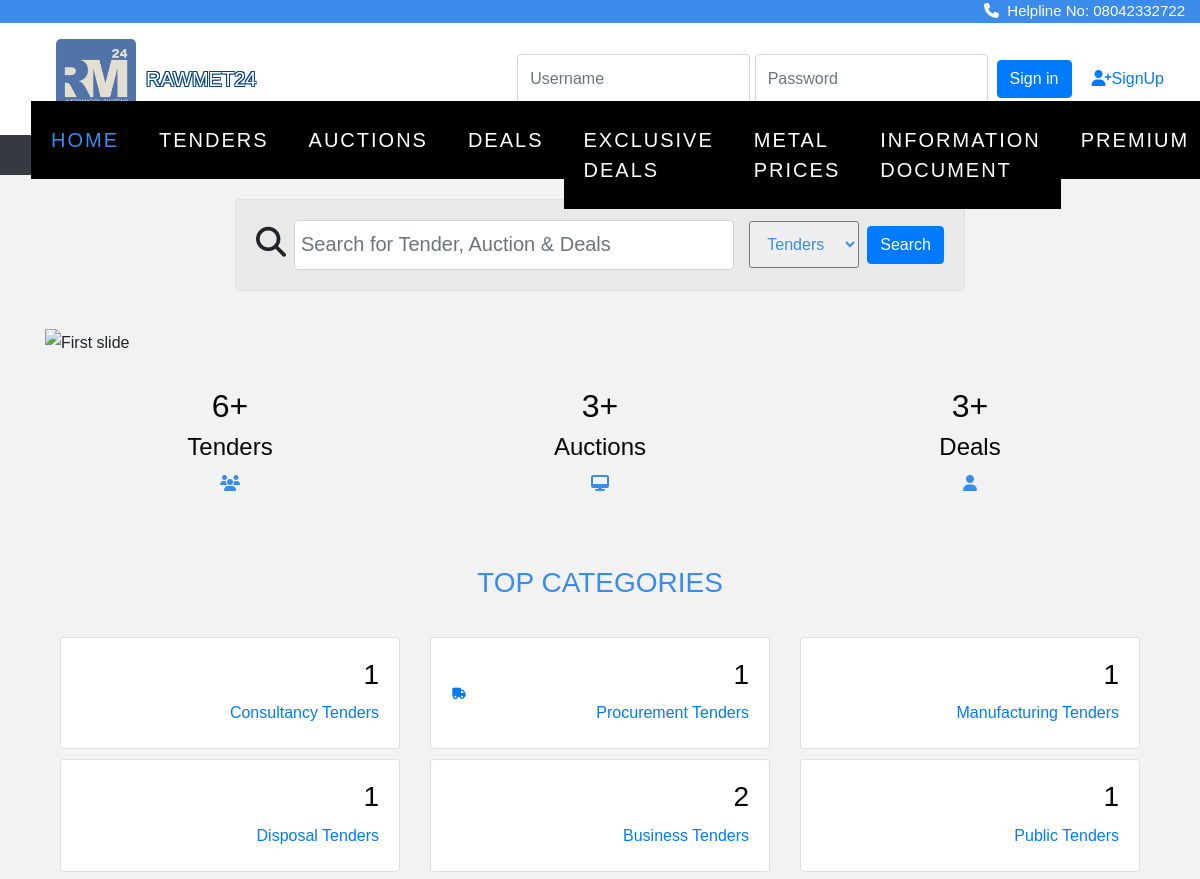
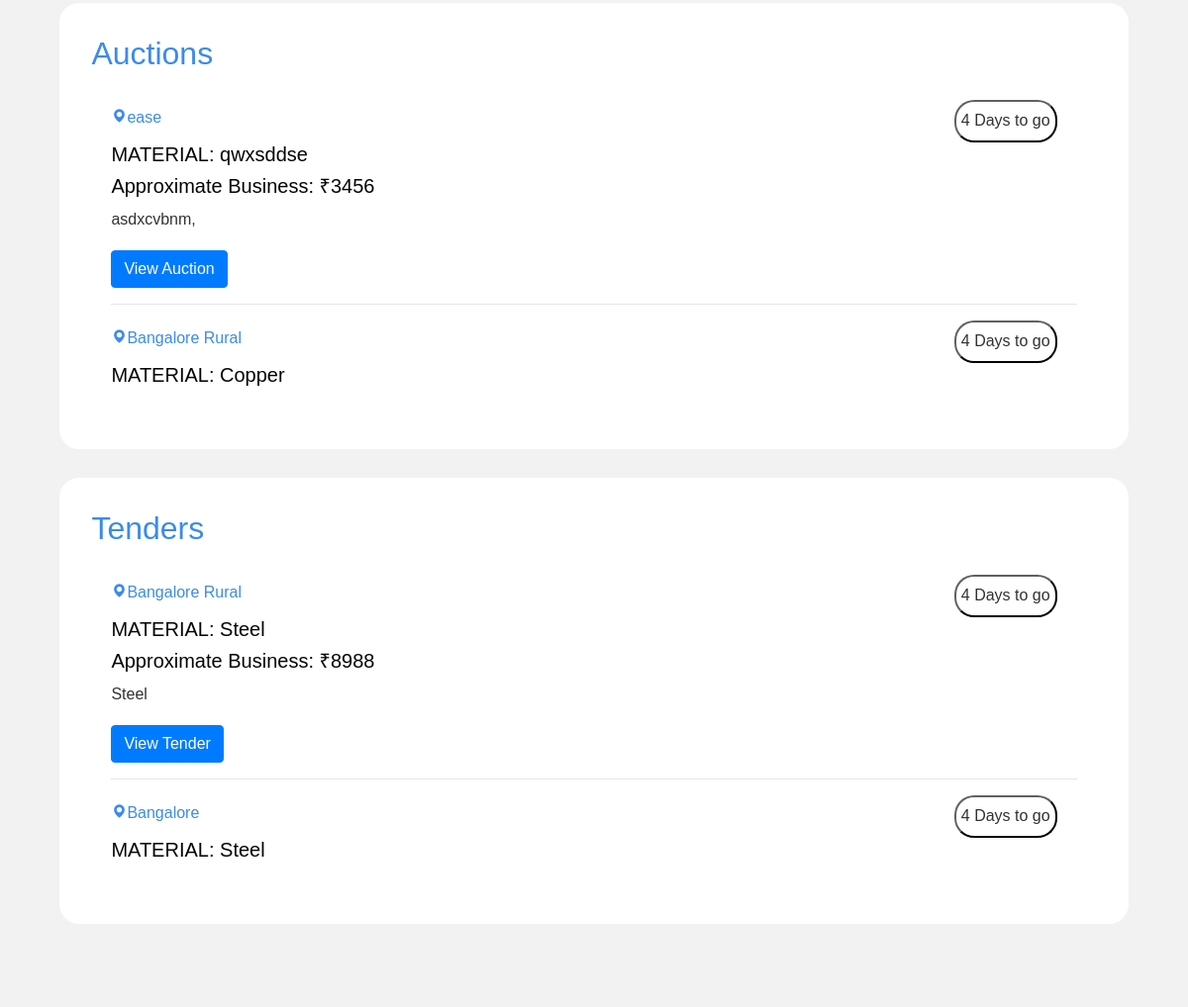
The page /tender/home.php (upper part) on the database as committed earlier (2 pictures, top to bottom).
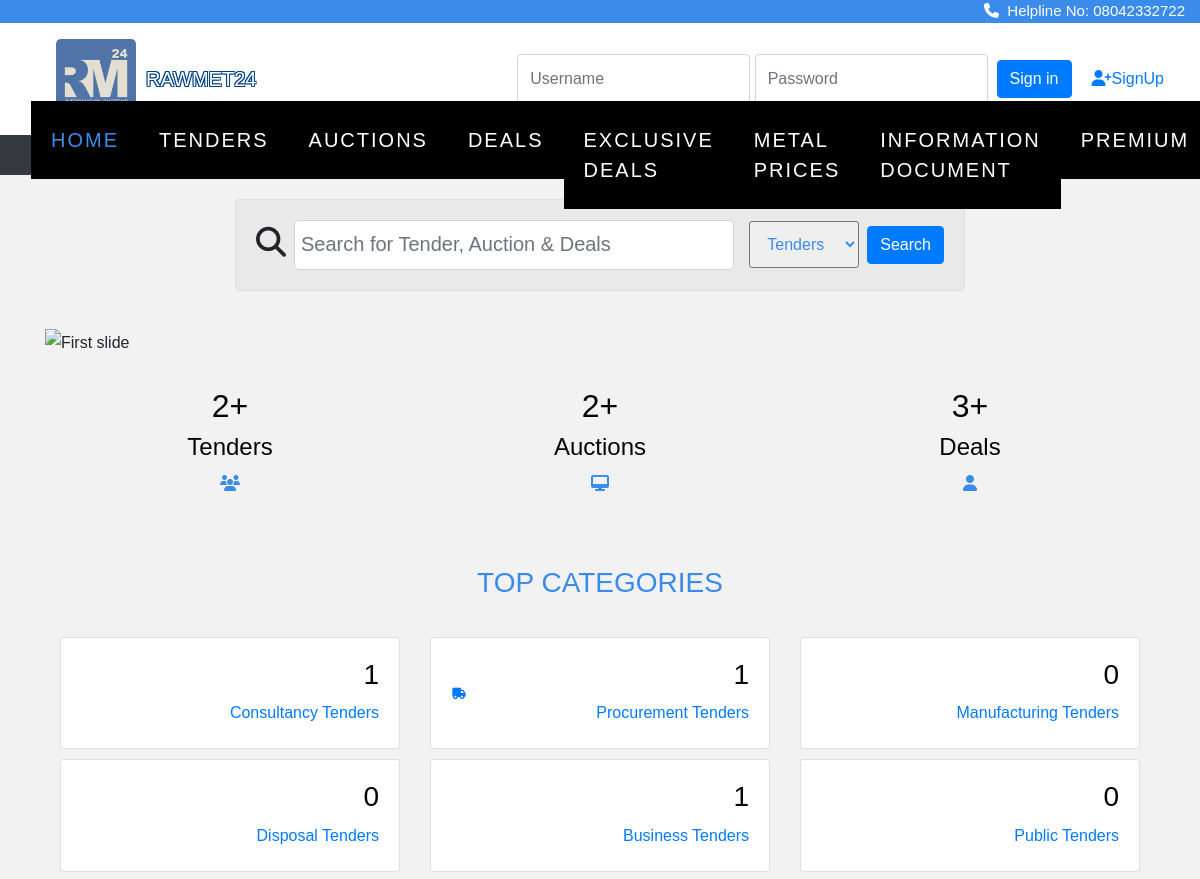
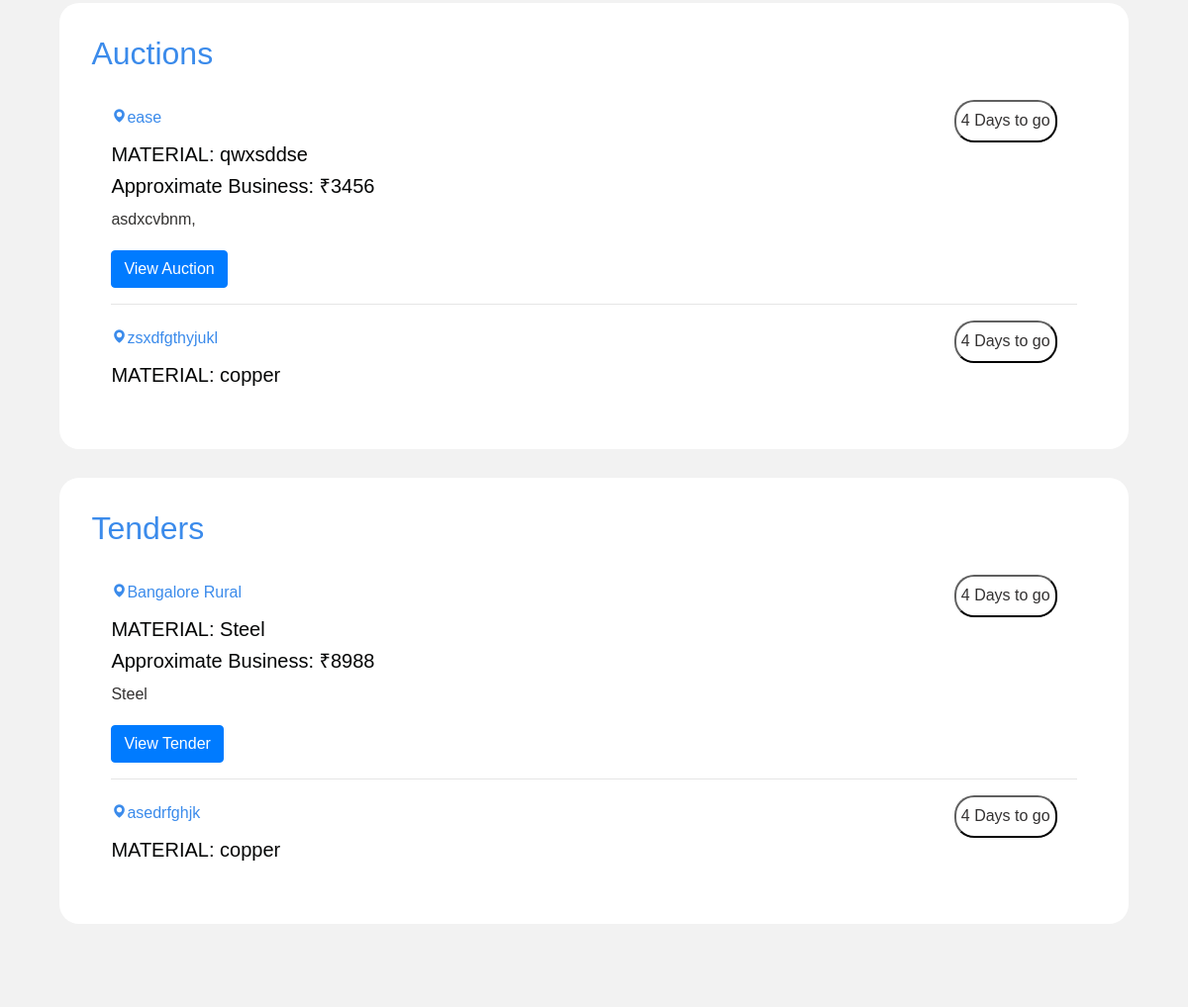
The same page on the database as committed later (2 pictures, top to bottom).
### tables this page shows
CREATE TABLE `auction` (
  `id` int(11) NOT NULL,
  `category` varchar(255) DEFAULT NULL,
  `infoId` varchar(255) DEFAULT NULL,
  `ownership` varchar(255) DEFAULT NULL,
  `aucLocation` varchar(255) DEFAULT NULL,
  `sector` varchar(255) DEFAULT NULL,
  `aucNumber` varchar(255) DEFAULT NULL,
  `aucDescription` text DEFAULT NULL,
  `aucValue` varchar(255) NOT NULL,
  `aucSource` varchar(255) DEFAULT NULL,
  `material` varchar(255) DEFAULT NULL,
  `quantity` varchar(255) NOT NULL,
  `ePublishingDateTime` datetime DEFAULT NULL,
  `startDatetime` datetime DEFAULT NULL,
  `endDatetime` datetime DEFAULT NULL,
  `insStartdatetime` datetime DEFAULT NULL,
  `insEnddatetime` datetime DEFAULT NULL,
  `emdType` varchar(255) DEFAULT NULL,
  `emdAmt` decimal(10,2) DEFAULT NULL,
  `companyName` varchar(255) DEFAULT NULL,
  `location` varchar(255) DEFAULT NULL,
  `street` varchar(255) DEFAULT NULL,
  `city` varchar(255) DEFAULT NULL,
  `telephone` varchar(255) DEFAULT NULL,
  `email` varchar(255) DEFAULT NULL,
  `contactPerson` varchar(255) DEFAULT NULL,
  `img` varchar(300) NOT NULL,
  `file` varchar(300) NOT NULL
);

CREATE TABLE `tenders` (
  `id` int(11) NOT NULL,
  `category` varchar(255) DEFAULT NULL,
  `infoId` varchar(255) DEFAULT NULL,
  `ownership` varchar(255) DEFAULT NULL,
  `tenderLocation` varchar(255) DEFAULT NULL,
  `sector` varchar(255) DEFAULT NULL,
  `tenderNumber` int(255) DEFAULT NULL,
  `tenderDesc` text DEFAULT NULL,
  `material` varchar(255) DEFAULT NULL,
  `quantity` varchar(255) NOT NULL,
  `publishingDatetime` datetime DEFAULT NULL,
  `startDatetime` datetime DEFAULT NULL,
  `endDatetime` datetime DEFAULT NULL,
  `emdType` varchar(255) DEFAULT NULL,
  `emdAmt` int(11) DEFAULT NULL,
  `tenderValue` int(255) NOT NULL,
  `companyName` varchar(255) DEFAULT NULL,
  `location` varchar(255) DEFAULT NULL,
  `street` varchar(255) DEFAULT NULL,
  `city` varchar(255) DEFAULT NULL,
  `telephone` varchar(255) DEFAULT NULL,
  `email` varchar(255) DEFAULT NULL,
  `contactPerson` varchar(255) DEFAULT NULL,
  `img` varchar(300) NOT NULL,
  `file` varchar(300) NOT NULL
);

### tender/home.php (the view, shortened to what the changed rows need)
<?php
include "connect.php";
?>
<!doctype html>
<html lang="en">
<head>
  <link rel="stylesheet" href="https://cdn.jsdelivr.net/npm/bootstrap@4.0.0/dist/css/bootstrap.min.css"
>
  <link rel="stylesheet" href="https://stackpath.bootstrapcdn.com/font-awesome/4.7.0/css/font-awesome.min.css">
  <link rel="stylesheet" href="https://cdnjs.cloudflare.com/ajax/libs/font-awesome/4.7.0/css/font-awesome.min.css">
  <link rel="stylesheet" href="css/style.css">
  <link rel="stylesheet" href="css/_buttons.scss">
  <link rel="stylesheet" href="css/buttons.scss">
  <link rel="stylesheet" href="css/reboot.scss">
  <link rel="stylesheet" href="https://cdnjs.cloudflare.com/ajax/libs/font-awesome/6.4.0/css/all.min.css">
  <link href='https://unpkg.com/boxicons@2.1.4/css/boxicons.min.css' rel='stylesheet'>
  <link rel="stylesheet" href="https://cdnjs.cloudflare.com/ajax/libs/font-awesome/4.7.0/css/font-awesome.min.css">
  <link rel="stylesheet" type="text/css"
    href="https://stackpath.bootstrapcdn.com/bootstrap/4.4.1/css/bootstrap.min.css">
  <link rel="stylesheet" type="text/css"
    href="https://pixinvent.com/stack-responsive-bootstrap-4-admin-template/app-assets/css/bootstrap-extended.min.css">
  <link rel="stylesheet" type="text/css"
    href="https://pixinvent.com/stack-responsive-bootstrap-4-admin-template/app-assets/fonts/simple-line-icons/style.min.css">
</head>
</head>
<body>
  <br>
  <section class="home">
    <div class="container">
    <br>
    <br>
    <center style="color: #3b8beb;">
      <div class="container">
        <div class="row">
          <div class="col-md-4">
            <h2><span class="counter">
            <?php
                $sql = "select * from tenders";
                $result = mysqli_query($con, $sql);
                echo ($result->num_rows-1)."+";
            ?>
            </span></h2>
          </div>
          <div class="col-md-4">
            <h2><span class="counter"><?php
                $sql = "select * from auction";
                $result = mysqli_query($con, $sql);
                echo ($result->num_rows-1)."+";
            ?></span></h2>
          </div>
          <div class="col-md-4">
            <h2><span class="counter"><?php
                $sql = "select * from deals";
                $result = mysqli_query($con, $sql);
                echo ($result->num_rows-1)."+";
            ?></span></h2>
          </div>
        </div>
      </div>
    </center><br><br>
    <br>
    <div class="grey-bg container-fluid">
      <section id="minimal-statistics">
        <div class="large">
          <div class="row">
            <div class="col-xl-4 col-sm-6 col-12">
              <div class="card">
                <div class="card-content">
                  <a href="category.php?type=Manufacturing Tenders">
                    <div class="card-body">
                      <div class="media d-flex">
                        <div class="media-body text-right">
                          <h3> <?php
                $sql = "select * from tenders where category='Manufacturing Tenders'";
                $result = mysqli_query($con, $sql);
                echo ($result->num_rows);
            ?></h3>
                          <span>Manufacturing Tenders</span>
                        </div>
                      </div>
                    </div>
                  </a>
                </div>
              </div>
            </div>
          </div>
      </section>
      <section id="minimal-statistics">
        <div class="large">
          <div class="row">
            <div class="col-xl-4 col-sm-6 col-12">
              <div class="card">
                <div class="card-content">
                  <a href="category.php?type=Disposal Tenders">
                    <div class="card-body">
                      <div class="media d-flex">
                        <div class="media-body text-right">
                        <h3> <?php
                $sql = "select * from tenders where category='Disposal Tenders'";
                $result = mysqli_query($con, $sql);
                echo ($result->num_rows);
            ?></h3>
                          <span>Disposal Tenders</span>
                        </div>
                      </div>
                    </div>
                  </a>
                </div>
              </div>
            </div>
            <div class="col-xl-4 col-sm-6 col-12">
              <div class="card">
                <div class="card-content">
                  <a href="category.php?type=Business Tenders">
                    <div class="card-body">
                      <div class="media d-flex">
                        <div class="media-body text-right">
                        <h3> <?php
                $sql = "select * from tenders where category='Business Tenders'";
                $result = mysqli_query($con, $sql);
                echo ($result->num_rows);
            ?></h3>
                          <span>Business Tenders</span>
                        </div>
                      </div>
                    </div>
                  </a>
                </div>
              </div>
            </div>
            <div class="col-xl-4 col-sm-6 col-12">
              <div class="card">
                <div class="card-content">
                  <a href="category.php?type=Public Tenders">
                    <div class="card-body">
                      <div class="media d-flex">
                        <div class="media-body text-right">
                        <h3> <?php
                $sql = "select * from tenders where category='Public Tenders'";
                $result = mysqli_query($con, $sql);
                echo ($result->num_rows);
            ?></h3>
                          <span>Public Tenders</span>
                        </div>
                      </div>
                    </div>
                  </a>
                </div>
              </div>
            </div>
          </div>
      </section>
      <div class="container" style="padding: 3%; border-color: #000000; border-radius: 20px; color: #333231; background-color: #ffffff;">
  <h2 class="GFG" style="color: #3b8beb; font-family: 'Montserrat', sans-serif;">Auctions</h2>
  <div class="card-body">
    <article class="scroller">
      <?php
      $sql = "select * from auction";
      $result = mysqli_query($con, $sql);
      if ($result) {
        while ($row = mysqli_fetch_assoc($result)) {
          ?>
          <section>
            <div class="auction-header">
              <h6 style="color: #3b8beb;">
                <i class='bx bxs-map'></i><?php echo $row['location']; ?>
              </h6>
              <button class="countdown-btn">4 Days to go</button>
            </div>
            <h5 class="auction-info">
              MATERIAL: <?php echo $row['material']; ?>
            </h5>
            <h5 class="auction-info">
              Approximate Business: ₹<?php echo $row['aucValue']; ?>
            </h5>
            <p class="auction-description">
              <?php echo $row['aucDescription']; ?>
            </p>
            <a href="auction_page.php?g=<?php echo $row['id']; ?>" class="btn btn-primary">View Auction</a>
          </section>
          <hr>
          <?php
        }
      }
      ?>
    </article>
  </div>
</div>
<br>
<div class="container" style="padding: 3%; border-color: #000000; border-radius: 20px; color: #333131; background-color: #ffffff;">
  <h2 class="GFG" style="color: #3b8beb; font-family: 'Montserrat', sans-serif;">Tenders</h2>
  <div class="card-body">
    <article class="scroller">
      <?php
      $sql = "select * from tenders";
      $result = mysqli_query($con, $sql);
      if ($result) {
        while ($row = mysqli_fetch_assoc($result)) {
          ?>
          <section>
            <div class="tender-header">
              <h6 style="color: #3b8beb;">
                <i class='bx bxs-map'></i><?php echo $row['location']; ?>
              </h6>
              <button class="countdown-btn">4 Days to go</button>
            </div>
            <h5 class="tender-info">
              MATERIAL: <?php echo $row['material']; ?>
            </h5>
            <h5 class="tender-info">
              Approximate Business: ₹<?php echo $row['tenderValue']; ?>
            </h5>
            <p class="tender-description">
              <?php echo $row['tenderDesc']; ?>
            </p>
            <a href="tend_page.php?g=<?php echo $row['id']; ?>" class="btn btn-primary">View Tender</a>
          </section>
          <hr>
          <?php
        }
      }
      ?>
    </article>
  </div>
</div>
<br><br><br>
</div>
</div>
</div><br><br><br>
</body>
</html>

Rows that differ between the two databases and show on the page:
no longer on this page (row edited): auction: location "Bangalore Rural", material "Copper"
removed tenders: location "Bangalore", material "Steel"
added auction: location "zsxdfgthyjukl", material "copper"
added tenders: location "asedrfghjk", material "copper"
Other text that changed with them:
$result->num_rows-1: "6" → "2"
$result->num_rows-1: "3" → "2"
$result->num_rows: "1" → "0"
$result->num_rows: "2" → "1"
